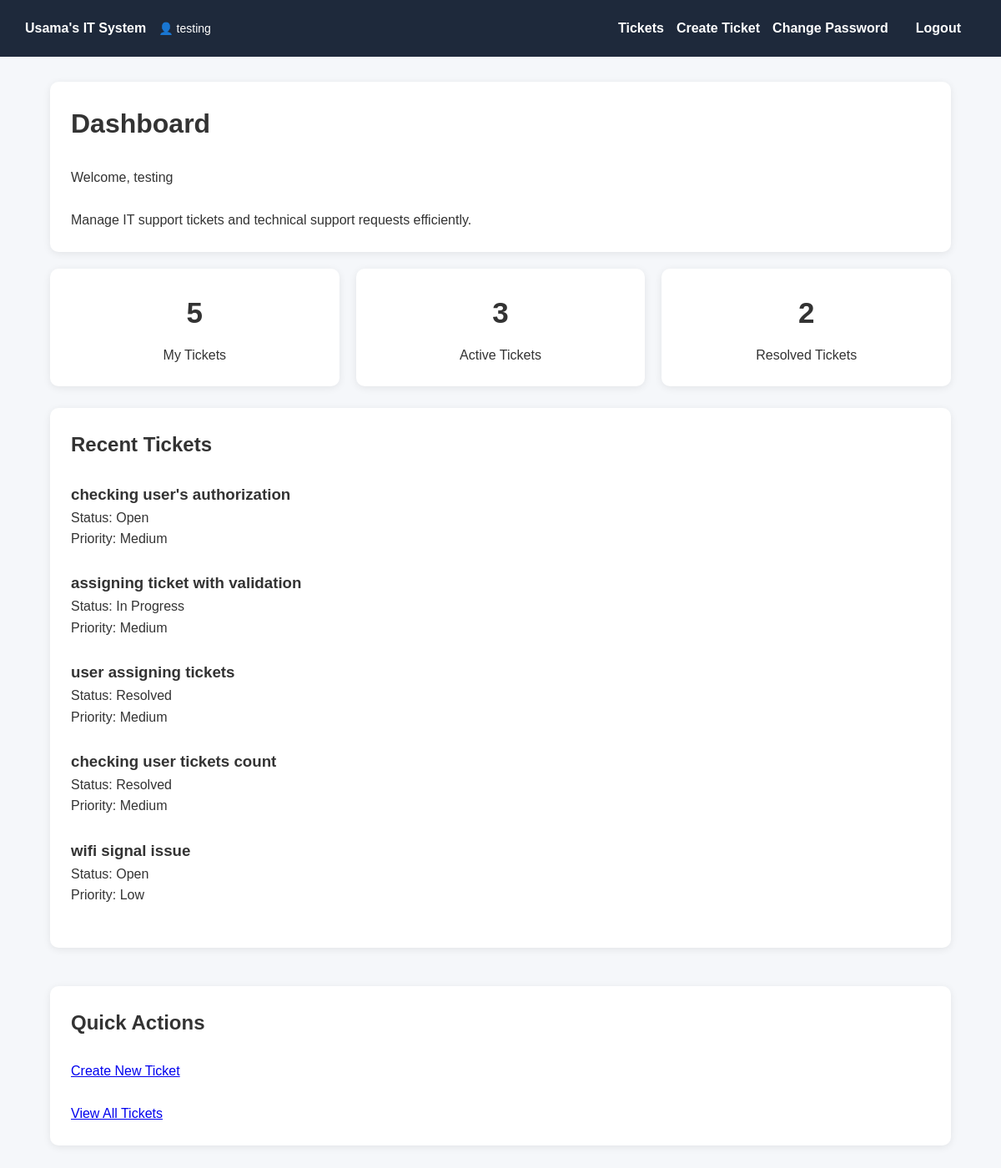
The app's page /dashboard/ (signed in) with its own data.
### ITSystem/models.py (models this page shows, shortened)
class Ticket(models.Model):
    PRIORITY_CHOICES = [
        ('Low', 'Low'),
        ('Medium', 'Medium'),
        ('High', 'High'),
    ]
    STATUS_CHOICES = [
        ('Open', 'Open'),
        ('In Progress', 'In Progress'),
        ('Resolved', 'Resolved'),
    ]
    title = models.CharField(max_length=200)
    description = models.TextField()
    due_date = models.DateField()
    priority = models.CharField(
        max_length=20,
        choices=PRIORITY_CHOICES
    )
    status = models.CharField(
        max_length=20,
        choices=STATUS_CHOICES
    )
    category = models.ForeignKey(
        Category,
        on_delete=models.CASCADE
    )
    created_by = models.ForeignKey(
        User,
        on_delete=models.CASCADE,
        related_name='created_tickets'
    )
    assigned_to = models.ForeignKey(
        User,
        on_delete=models.SET_NULL,
        null=True,
        blank=True,
        related_name='assigned_tickets'
    )
    created_at = models.DateTimeField(
        auto_now_add=True
    )

### ITSystem/views.py (the view)
# urls.py: path('dashboard/', views.dashboard, name='dashboard'),
@login_required
def dashboard(request):
    if request.user.is_superuser:
        tickets = Ticket.objects.all().order_by('-id')[:5]
        total_tickets = Ticket.objects.count()
        active_tickets = Ticket.objects.exclude(
            status='Resolved'
        ).count()
        resolved_tickets = Ticket.objects.filter(
            status='Resolved'
        ).count()
    else:
        tickets = Ticket.objects.filter(
            assigned_to=request.user
        ).order_by('-id')[:5]
        total_tickets = Ticket.objects.filter(
            assigned_to=request.user
        ).count()
        active_tickets = Ticket.objects.filter(
            assigned_to=request.user
        ).exclude(
            status='Resolved'
        ).count()
        resolved_tickets = Ticket.objects.filter(
            assigned_to=request.user,
            status='Resolved'
        ).count()
    context = {
        'tickets': tickets,
        'total_tickets': total_tickets,
        'active_tickets': active_tickets,
        'resolved_tickets': resolved_tickets
    }
    return render(request, 'dashboard.html', context)

### ITSystem/templates/dashboard.html
{% extends 'base.html' %}
{% block content %}
<div class="card">
    <h1>Dashboard</h1>
    <br>
    <p>
        Welcome, {{ user.username }}
    </p>
    <br>
    <p>
        Manage IT support tickets and technical support requests efficiently.
    </p>
</div>
<div class="dashboard-grid">
    <div class="stat-card">
        <h2>{{ total_tickets }}</h2>
        {% if user.is_superuser %}
            <p>Total Tickets</p>
        {% else %}
            <p>My Tickets</p>
        {% endif %}
    </div>
    <div class="stat-card">
        <h2>{{ active_tickets }}</h2>
        <p>Active Tickets</p>
    </div>
    <div class="stat-card">
        <h2>{{ resolved_tickets }}</h2>
        <p>Resolved Tickets</p>
    </div>
</div>
<br>
<div class="card">
    <h2>Recent Tickets</h2>
    <br>
    {% for ticket in tickets %}
        <div class="ticket-card">
            <h3>{{ ticket.title }}</h3>
            <p>Status: {{ ticket.status }}</p>
            <p>Priority: {{ ticket.priority }}</p>
        </div>
        <br>
    {% empty %}
        <p>No tickets available.</p>
    {% endfor %}
</div>
<br>
<div class="card">
    <h2>Quick Actions</h2>
    <br>
    <a href="/tickets/create/">
        Create New Ticket
    </a>
    <br><br>
    <a href="/tickets/">
        View All Tickets
    </a>
</div>
{% endblock %}

### ITSystem/templates/base.html (shortened to what this page needs)
{% load static %}
<!DOCTYPE html>
<html lang="en">
<head>
    <link rel="stylesheet" href="{% static 'css/style.css' %}">
</head>
<body>
    <nav class="navbar">
        <div class="nav-left">
            <a href="/dashboard/">
                Usama's IT System
            </a>
            {% if user.is_authenticated %}
                <span class="user-display">
                    👤 {{ user.username }}
                </span>
            {% endif %}
        </div>
        <div class="nav-right">
            {% if user.is_authenticated %}
                <a href="/tickets/">
                    Tickets
                </a>
                <a href="/tickets/create/">
                    Create Ticket
                </a>
                <a href="/accounts/password_change/">
                    Change Password
                </a>
                <form action="/accounts/logout/" method="POST">
                    <button type="submit">
                        Logout
                    </button>
                </form>
            {% endif %}
        </div>
    </nav>
    <div class="container">
        {% block content %}
        {% endblock %}
    </div>
</body>
</html>

### ITSystem/static/css/style.css (style rules this page uses)
* { margin:0; padding:0; box-sizing:border-box; }
body { font-family:Arial, sans-serif; background:#f5f7fa; color:#333; line-height:1.6; }
.navbar { display: flex; justify-content: space-between; align-items: center; background-color: #1e293b; padding: 15px 30px; }
.nav-left { display: flex; align-items: center; gap: 15px; }
.nav-right { display: flex; align-items: center; gap: 15px; }
.navbar a { color: white; text-decoration: none; font-weight: bold; }
.user-display { color: white; font-size: 14px; }
.navbar form { margin: 0; }
.navbar button { background: none; border: none; color: white; cursor: pointer; font-weight: bold; font-size: 16px; }
.container { width:90%; max-width:1100px; margin:30px auto; }
.card { background:white; padding:25px; margin-bottom:20px; border-radius:10px; box-shadow:0 2px 10px rgba(0,0,0,0.08); transition:0.3s; }
button { background:#1e293b; color:white; border:none; padding:10px 18px; border-radius:5px; cursor:pointer; font-size:15px; }
.dashboard-grid { display:grid; grid-template-columns:repeat(auto-fit, minmax(220px,1fr)); gap:20px; }
.stat-card { background:white; padding:25px; border-radius:10px; text-align:center; box-shadow:0 2px 10px rgba(0,0,0,0.08); }
.stat-card h2 { font-size:35px; margin-bottom:10px; }

### records on screen
Ticket: title "checking user's authorization", status "Open", priority "Medium"
Ticket: title "assigning ticket with validation", status "In Progress", priority "Medium"
Ticket: title "user assigning tickets", status "Resolved", priority "Medium"
Ticket: title "checking user tickets count", status "Resolved", priority "Medium"
Ticket: title "wifi signal issue", status "Open", priority "Low"

### other values on screen
{{ user.username }} "testing"
{{ total_tickets }} "5"
{{ active_tickets }} "3"
{{ resolved_tickets }} "2"
